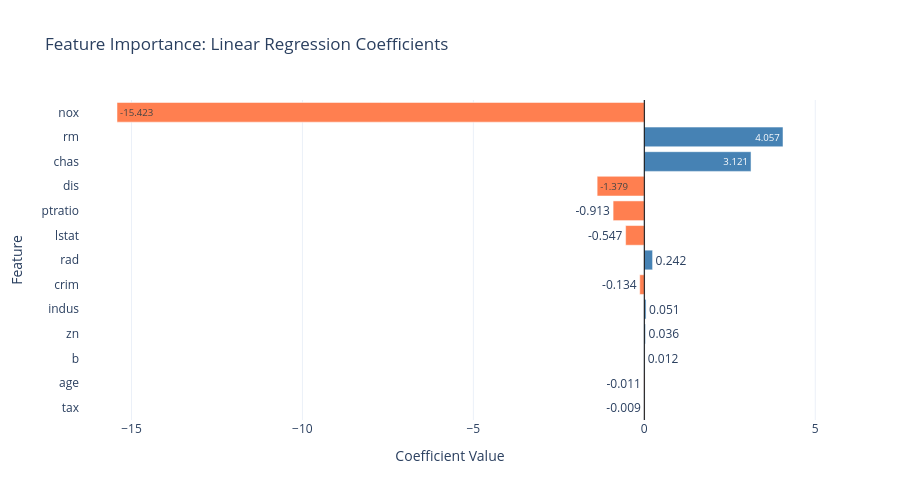

The cell this chart's notebook holds for it:
### Code cell
# 6. FEATURE IMPORTANCE (Interactive Plotly)
lr_multi = models['Linear Multivariate']
feature_importance = pd.DataFrame({
    'feature': X_train.columns,
    'coefficient': lr_multi.coef_
}).sort_values('coefficient', key=abs, ascending=True)

colors = ['coral' if c < 0 else 'steelblue' for c in feature_importance['coefficient']]

fig = go.Figure(go.Bar(
    x=feature_importance['coefficient'],
    y=feature_importance['feature'],
    orientation='h',
    marker_color=colors,
    text=[f'{c:.3f}' for c in feature_importance['coefficient']],
    textposition='auto',
    hovertemplate='Feature: %{y}<br>Coefficient: %{x:.3f}<extra></extra>'
))

fig.update_layout(
    xaxis_title='Coefficient Value',
    yaxis_title='Feature',
    title='Feature Importance: Linear Regression Coefficients',
    template='plotly_white',
    height=500
)

fig.add_vline(x=0, line_color='black', line_width=1)

fig.write_image(f'{RESULTS_DIR}/feature_importance.png', width=1000, height=800, scale=2)
fig.show()
print("Saved: feature_importance.png")

### Figure 1 — Plotly figure (JSON) as saved in the notebook; plotly's stock layout.template omitted (floating-point values rounded to 4 significant figures)
{"data": [{"hovertemplate": "Feature: %{y}<br>Coefficient: %{x:.3f}<extra></extra>", "marker": {"color": ["coral", "coral", "steelblue", "steelblue", "steelblue", "coral", "steelblue", "coral", "coral", "coral", "steelblue", "steelblue", "coral"]}, "orientation": "h", "text": ["-0.009", "-0.011", "0.012", "0.036", "0.051", "-0.134", "0.242", "-0.547", "-0.913", "-1.379", "3.121", "4.057", "-15.423"], "textposition": "auto", "type": "bar", "x": [-0.008679, -0.01053, 0.01181, 0.03583, 0.05088, -0.1335, 0.2423, -0.5466, -0.9129, -1.379, 3.121, 4.057, -15.42], "y": ["tax", "age", "b", "zn", "indus", "crim", "rad", "lstat", "ptratio", "dis", "chas", "rm", "nox"]}], "layout": {"height": 500, "shapes": [{"line": {"color": "black", "width": 1}, "type": "line", "x0": 0, "x1": 0, "xref": "x", "y0": 0, "y1": 1, "yref": "y domain"}], "title": {"text": "Feature Importance: Linear Regression Coefficients"}, "xaxis": {"title": {"text": "Coefficient Value"}}, "yaxis": {"title": {"text": "Feature"}}}}
